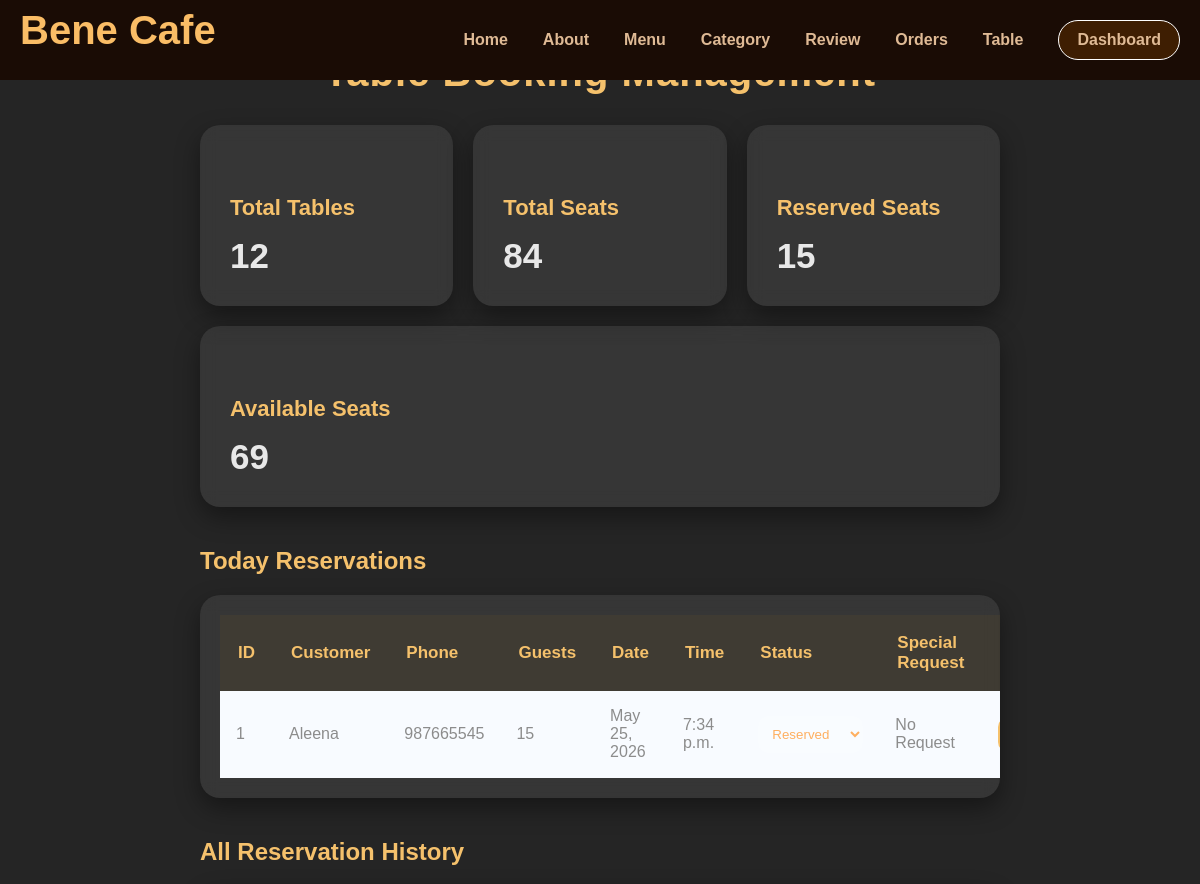
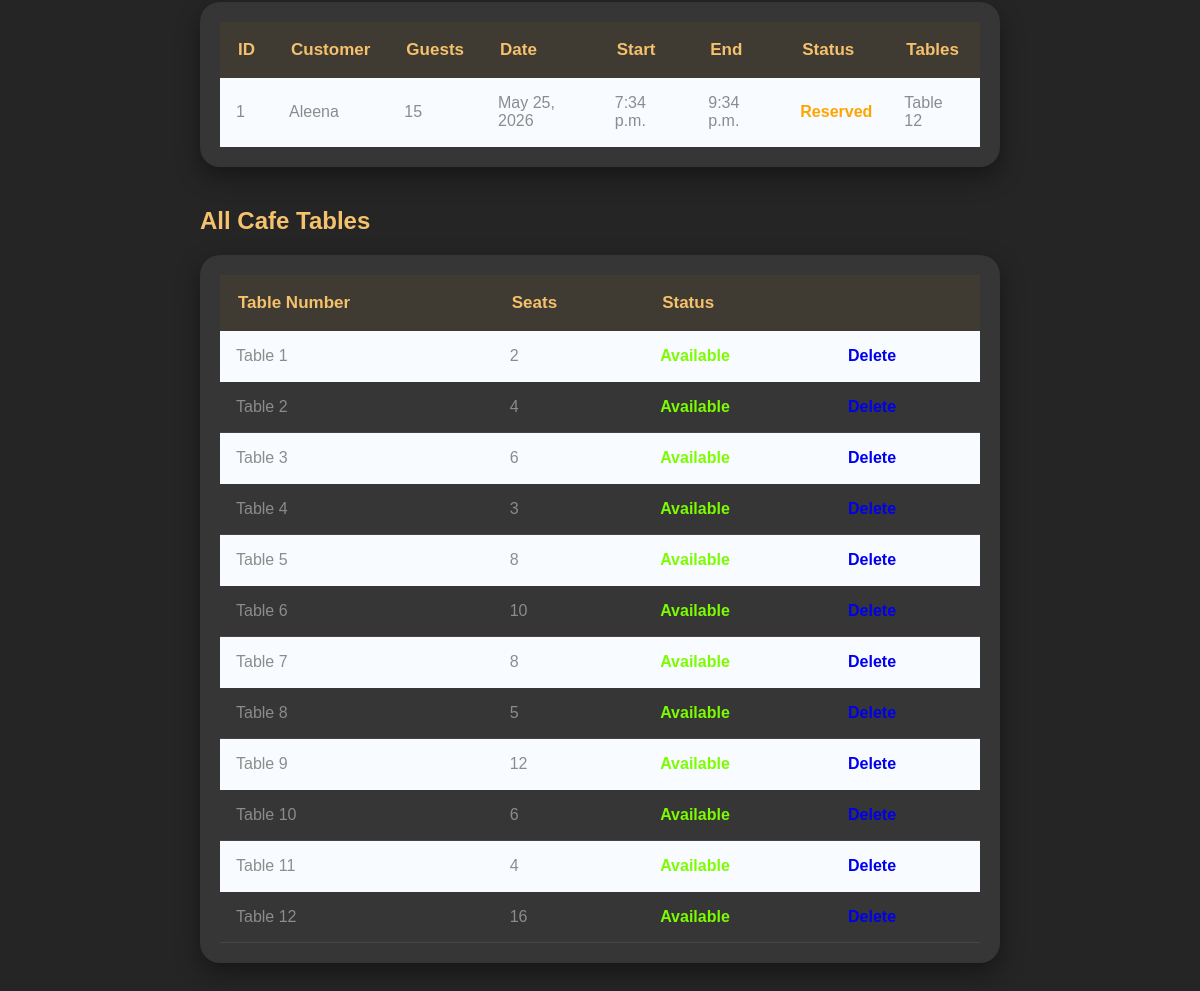
/view_table_booking/, run on the app's committed database (2 pictures, top to bottom).
### cafe_app/models.py (models this page shows, shortened)
class TableBooking(models.Model):
    STATUS_CHOICES = (
        ('Reserved', 'Reserved'),
        ('Completed', 'Completed'),
        ('Cancelled', 'Cancelled'),
    )
    user = models.ForeignKey(User, on_delete=models.CASCADE, related_name='table_bookings', null=True, blank=True)
    customer_name = models.CharField(max_length=100)
    phone = models.CharField(max_length=15)
    guests = models.PositiveIntegerField()
    booking_date = models.DateField()
    booking_time = models.TimeField()
    end_time = models.TimeField()
    tables = models.ManyToManyField(CafeTable)
    status = models.CharField(
        max_length=30,
        choices=STATUS_CHOICES,
        default='Reserved'
    )
    special_request = models.TextField(
        blank=True,
        null=True
    )
    created_at = models.DateTimeField(auto_now_add=True)

class CafeTable(models.Model):
    table_number = models.PositiveIntegerField(unique=True)
    seats = models.PositiveIntegerField()
    is_active = models.BooleanField(default=True)

### cafe_app/views.py (the view)
# urls.py: path('view_table_booking/', views.view_table_booking, name='view_table_booking'),
def view_table_booking(request):
    tables = CafeTable.objects.all()
    today = timezone.now().date()
    bookings = TableBooking.objects.filter(
        booking_date=today,
        status='Reserved'
    )
    all_bookings = TableBooking.objects.all().order_by('-booking_date')
    total_tables = tables.count()
    total_seats = sum(table.seats for table in tables)
    reserved_seats = sum(
        booking.guests for booking in bookings
    )
    available_seats = total_seats - reserved_seats
    context = {
        'tables': tables,
        'bookings': bookings,
        'all_bookings': all_bookings,
        'total_tables': total_tables,
        'total_seats': total_seats,
        'reserved_seats': reserved_seats,
        'available_seats': available_seats,
    }
    return render(request, 'c_admin/view_table_booking.html', context)

### cafe_app/context_processors.py (called while the page is built, shortened)
def cart_count(request):
    count = 0
    return {
        'cart_count': count
    }

### templates/c_admin/view_table_booking.html (shortened to what this page needs)
    {% load static %}
    <!DOCTYPE html>
    <html lang="en">
    <head>
        <link rel="stylesheet" href="{% static 'css/c_admin/view_cat.css' %}">
    </head>
    <body>
    {% include 'nav.html' %}
    <div class="main_content">
        <div class="vie_category">
            <h1>Table Booking Management</h1>
            <div class="dashboard_cards">
                <div class="card">
                    <h2>Total Tables</h2>
                    <p>{{ total_tables }}</p>
                </div>
                <div class="card">
                    <h2>Total Seats</h2>
                    <p>{{ total_seats }}</p>
                </div>
                <div class="card">
                    <h2>Reserved Seats</h2>
                    <p>{{ reserved_seats }}</p>
                </div>
                <div class="card">
                    <h2>Available Seats</h2>
                    <p>{{ available_seats }}</p>
                </div>
            </div>
            <h2>Today Reservations</h2>
            <div class="ctg_table">
                {% if bookings %}
                <table>
                    <tr>
                        <th>ID</th>
                        <th>Customer</th>
                        <th>Phone</th>
                        <th>Guests</th>
                        <th>Date</th>
                        <th>Time</th>
                        <th>Status</th>
                        <th>Special Request</th>
                        <th>Action</th>
                    </tr>
                    {% for i in bookings %}
                    <tr>
                        <td>{{ i.id }}</td>
                        <td>{{ i.customer_name }}</td>
                        <td>{{ i.phone }}</td>
                        <td>{{ i.guests }}</td>
                        <td>{{ i.booking_date }}</td>
                        <td>{{ i.booking_time }}</td>
                        <td>
                            <form method="POST" action="{% url 'update_booking_status' i.id %}">
                                <select name="status">
                                    <option value="Reserved"
                                    {% if i.status == 'Reserved' %}selected{% endif %}>
                                        Reserved
                                    </option>
                                </select>
                        </td>
                        <td>
                            {% if i.special_request %}
                                {{ i.special_request }}
                            {% else %}
                                No Request
                            {% endif %}
                        </td>
                        <td>
                        </td>
                    </tr>
                    {% endfor %}
                </table>
                {% else %}
                <h2 class="empty_text">
                    No Table Bookings Found
                </h2>
                {% endif %}
            </div>
            <h2>All Reservation History</h2>
            <div class="ctg_table">
                {% if all_bookings %}
                <table>
                    <tr>
                        <th>ID</th>
                        <th>Customer</th>
                        <th>Guests</th>
                        <th>Date</th>
                        <th>Start</th>
                        <th>End</th>
                        <th>Status</th>
                        <th>Tables</th>
                    </tr>
                    {% for i in all_bookings %}
                    <tr>
                        <td >{{ i.id }}</td>
                        <td>{{ i.customer_name }}</td>
                        <td>{{ i.guests }}</td>
                        <td>{{ i.booking_date }}</td>
                        <td>{{ i.booking_time }}</td>
                        <td>{{ i.end_time }}</td>
                        <td>
                            {% if i.status == 'Reserved' %}
                                <span class="status_pending">
                                    Reserved
                                </span>
                            {% elif i.status == 'Completed' %}
                                <span class="status_approved">
                                    Completed
                                </span>
                            {% else %}
                                <span class="status_cancelled">
                                    Cancelled
                                </span>
                            {% endif %}
                        </td>
                        <td>
                            {% for table in i.tables.all %}
                                Table {{ table.table_number }}<br>
                            {% endfor %}
                        </td>
                    </tr>
                    {% endfor %}
                </table>
                {% else %}
                <h2 class="empty_text">
                    No Reservation History
                </h2>
                {% endif %}
            </div>
            <h2>All Cafe Tables</h2>
            <div class="ctg_table">
                <table>
                    <tr>
                        <th>Table Number</th>
                        <th>Seats</th>
                        <th>Status</th>
                        <th></th>
                    </tr>
                    {% for t in tables %}
                    <tr>
                        <td>Table {{ t.table_number }}</td>
                        <td>{{ t.seats }}</td>
                        <td>
                            {% if t.is_active %}
                                <span class="status_approved">
                                    Available
                                </span>
                            {% else %}
                                <span class="status_cancelled">
                                    Disabled
                                </span>
                            {% endif %}
                        </td>
                            <td>
                        <a href="{% url 'delete_table' t.id %}"
                           onclick="return confirm('Are you sure you want to delete this table?')">
                            Delete
                        </a>
                    </td>
                    </tr>
                    {% endfor %}
                </table>
            </div>
        </div>
    </div>
    </body>
    </html>

### static/css/c_admin/view_cat.css (style rules this page uses)
body { margin: 0; min-height: 100vh; background-image: url("https://images.unsplash.com/photo-1453614512568-c4024d13c247?fm=jpg&q=60&w=3000&auto=format&fit=crop&ixlib=rb-4.1.0&ixid=M3wxMjA3fDB8MHxzZWFyY2h8Mnx8Y29mZmVlJTIwc2hvcHxlbnwwfHwwfHx8MA%3D%3D") ; font-family: 'Segoe UI', Tahoma, Geneva, Verdana, sans-serif; display: flex; justify-content: center; padding: 40px; }
body::after { content: ""; position: fixed; inset: 0; background: rgba(0, 0, 0, 0.425); z-index: -1; }
.vie_category { width: 100%; max-width: 800px; transform: translateY(-150px); }
h1 { color: #fabd66; margin-bottom: 20px; }
.ctg_table { background: white; border-radius: 8px; overflow: hidden; box-shadow: 0 10px 25px rgba(0, 0, 0, 0.05); }
table { width: 100%; border-collapse: collapse; text-align: left; }
th, td { padding: 18px 20px; }
tbody tr:nth-child(even) { background-color: #f8fbff; }
td { color: #727475; font-weight: 500; }
a { text-decoration: none; font-size: 1rem; font-weight: bold; }
.main_content { margin-top: 120px; width: 100%; display: flex; justify-content: center; align-items: center; }

### static/css/nav_bar.css (style rules this page uses)
* { margin: 0; padding: 0; box-sizing: border-box; }

### templates/c_admin/view_table_booking.html (style rules this page uses)
* { margin: 0; padding: 0; box-sizing: border-box; font-family: Arial, Helvetica, sans-serif; }
body { background: linear-gradient(rgba(0,0,0,0.75), rgba(0,0,0,0.75)), url("https://images.unsplash.com/photo-1517248135467-4c7edcad34c4?q=80&w=2070&auto=format&fit=crop"); background-size: cover; background-position: center; min-height: 100vh; color: rgb(232, 232, 232); }
.main_content { padding: 40px; }
.vie_category h1 { text-align: center; margin-bottom: 30px; color: #f5c16c; font-size: 40px; letter-spacing: 1px; }
.dashboard_cards { display: flex; gap: 20px; margin-bottom: 40px; flex-wrap: wrap; }
.card { flex: 1; min-width: 220px; background: rgba(255,255,255,0.08); backdrop-filter: blur(8px); padding: 30px; border-radius: 20px; box-shadow: 0px 10px 25px rgba(0,0,0,0.4); transition: 0.3s; }
.card h2 { font-size: 22px; margin-bottom: 15px; color: #f5c16c; }
.card p { font-size: 35px; font-weight: bold; }
.ctg_table { overflow-x: auto; background: rgba(255,255,255,0.08); backdrop-filter: blur(8px); border-radius: 20px; padding: 20px; margin-top: 20px; box-shadow: 0px 10px 25px rgba(0,0,0,0.4); }
table { width: 100%; border-collapse: collapse; }
th { background: rgba(118, 86, 34, 0.15); color: #f5c16c; padding: 18px; text-align: left; font-size: 17px; }
td { padding: 16px; border-bottom: 1px solid rgba(255,255,255,0.08); color: #8c8c8c; vertical-align: middle; }
.status_pending { color: orange; font-weight: bold; }
.status_approved { color: #7CFC00; font-weight: bold; }
h2 { margin-top: 40px; margin-bottom: 15px; color: #f5c16c; }
form { display: flex; gap: 10px; align-items: center; }
select { padding: 10px; border-radius: 10px; border: none; outline: none; background: rgba(255,255,255,0.12); color: rgb(254, 175, 96); }
select option { color: black; }

### data on the page
TableBooking: id "1", customer_name "Aleena", phone "987665545", guests "15", booking_date "May 25, 2026", booking_time "7:34 p.m.", status "Reserved", special_request "No Request", end_time "9:34 p.m."
CafeTable: table_number "12", seats "16", is_active "Available"
CafeTable: table_number "1", seats "2", is_active "Available"
CafeTable: table_number "2", seats "4", is_active "Available"
CafeTable: table_number "3", seats "6", is_active "Available"
CafeTable: table_number "4", seats "3", is_active "Available"
CafeTable: table_number "5", seats "8", is_active "Available"
CafeTable: table_number "6", seats "10", is_active "Available"
CafeTable: table_number "7", seats "8", is_active "Available"
CafeTable: table_number "8", seats "5", is_active "Available"
CafeTable: table_number "9", seats "12", is_active "Available"
CafeTable: table_number "10", seats "6", is_active "Available"
CafeTable: table_number "11", seats "4", is_active "Available"

### other printed values
{{ total_tables }} "12"
{{ total_seats }} "84"
{{ reserved_seats }} "15"
{{ available_seats }} "69"
